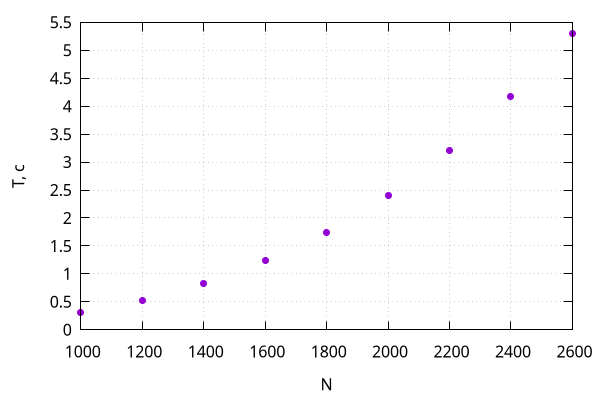

Source code (gnuplot):
set ylabel "T, с"
set xlabel "N"
set grid
set nokey
set terminal pngcairo size 600, 400
set output "TN.png"
plot "TN.dat" u 1:2 w p pt 7 
